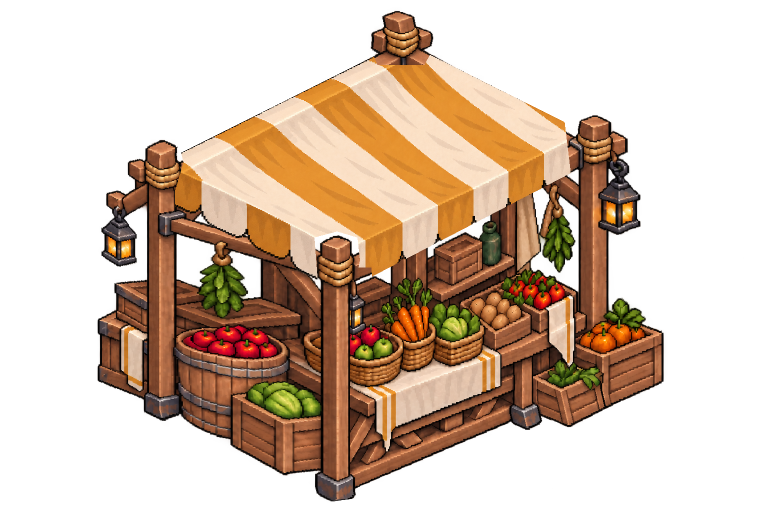
#> input picture art/world/village_decor_v6/market_stall_frame_tile_aligned.png, 1536 x 1024 px (shown at 1/2 size)
$ python '픽셀_정리.py'
#> lines starting #> are read from the running program, lines starting #| are printed output that depends on the picture; after the words box and inside, x2 and y2 are one past the last pixel; in counts of white or black regions, pixels touching at a corner belong together
from pathlib import Path
from PIL import Image, ImageDraw
import hashlib, json, colorsys
ROOT = Path(__file__).resolve().parents[3]
SPECS = [
    ("market_stall", "art/world/village_decor_v6/market_stall_frame_tile_aligned.png", 144, (695,828.5), [(670,992),(320,824),(720,665),(1070,833)], ["res://art/world/village_decor_v6/market_stall_quarter_turn.png"]),
    ("herb_stall", "art/world/plaza_props_v1/herb_stall_tile_aligned_v4.png", 144, (755,938), [(679,1107),(355,949),(831,769),(1155,927)], ["res://art/world/plaza_props_v1/herb_stall_roof_diamond_v6.png"]),
    ("supply_cart", "art/world/plaza_props_v1/supply_cart_tile_aligned_v2.png", 96, (875,580), [(770,780),(480,630),(980,380),(1270,530)], ["res://art/world/plaza_props_v1/supply_cart_tile_aligned_v3.png"]),
    ("moss_cottage_front", "art/world/village_houses_v2/moss_cottage.png", 288, (770,740), [(770,998),(254,740),(770,482),(1286,740)], ["res://art/world/village_houses_v2/moss_cottage_180.png"]),
    ("ochre_townhouse_front", "art/world/village_houses_v2/ochre_townhouse.png", 288, (770,740), [(770,998),(254,740),(770,482),(1286,740)], []),
    ("ochre_townhouse_rear", "art/world/village_houses_v2/ochre_townhouse_rear.png", 288, (765,728), [(790,1010),(225,728),(740,446),(1305,728)], ["res://art/world/village_houses_v2/ochre_townhouse_rear_aligned.png"]),
]

RECOVERED = "docs/그림_작업/받은그림/마을_원본_복구/"
# 그림 지면/기둥의 바닥을 실제 복구본에서 대조했다. 건물 앞 포장 일부는 보행 가능하다.
RESTORED_SPECS = [
    ("blacksmith", "blacksmith_iso", 224, [(760,985),(75,728),(760,455),(1460,728)], "blacksmith_v2/blacksmith_iso.png", .82, 1.0),
    ("tool_shop", "tool_shop", 272, [(850,965),(245,765),(740,495),(1360,765)], "tool_shop_v1/tool_shop.png", .88, 1.0),
    ("red_house_front", "red_house", 288, [(995,970),(240,730),(710,445),(1410,715)], "houses_v1/red_house.png", .97, 1.0),
    ("red_house_turned", "red_house_quarter_turn", 288, [(925,980),(115,545),(745,280),(1460,735)], "houses_v1/red_house_quarter_turn.png", .97, 1.0),
    ("bakery", "bakery", 232, [(780,965),(240,715),(785,445),(1300,715)], "village_buildings_v1/bakery.png", .88, 1.0),
    ("granary", "granary", 264, [(670,955),(235,750),(875,440),(1340,745)], "village_buildings_v1/granary.png", .97, 1.0),
    ("stable", "stable", 256, [(850,955),(230,625),(775,370),(1350,755)], "village_buildings_v1/stable.png", .88, 1.0),
    ("moss_cottage_rear", "moss_cottage_rear", 288, [(765,980),(250,690),(765,420),(1280,690)], "village_houses_v2/moss_cottage_rear.png", .97, 1.0),
    ("bakery_stall_front", "bakery_front", 144, [(865,1005),(270,730),(870,435),(1350,770)], "market_stalls_v3/bakery_front.png", .97, 1.0),
    ("bakery_stall_rear", "bakery_rear", 144, [(600,950),(315,720),(885,430),(1260,705)], "market_stalls_v3/bakery_rear.png", .97, 1.0),
    ("cloth_stall_front", "cloth_front", 144, [(840,980),(265,710),(860,425),(1290,735)], "market_stalls_v3/cloth_front.png", .97, 1.0),
    ("cloth_stall_rear", "cloth_rear", 144, [(865,960),(335,670),(825,430),(1330,710)], "market_stalls_v3/cloth_rear.png", .97, 1.0),
    ("fish_stall_front", "fish_front", 144, [(885,960),(265,690),(860,420),(1305,700)], "market_stalls_v3/fish_front.png", .97, 1.0),
    ("fish_stall_rear", "fish_rear", 144, [(775,985),(340,720),(890,450),(1280,725)], "market_stalls_v3/fish_rear.png", .97, 1.0),
    ("plaza_crates", "plaza_crates", 64, [(850,940),(270,730),(845,450),(1290,715)], "plaza_props_v1/plaza_crates.png", .97, 1.0),
    ("oak_bench", "oak_bench", 64, [(500,965),(315,900),(1120,500),(1310,610)], "village_gathering_v1/oak_bench.png", .97, 1.0),
    ("street_lantern", "street_lantern", 32, [(850,847),(755,805),(850,755),(945,805)], "village_gathering_v1/street_lantern.png", .97, .55),
    ("noticeboard", "village_noticeboard", 64, [(1085,975),(490,800),(525,730),(1120,905)], "village_gathering_v1/village_noticeboard.png", .97, 1.0),
    ("road_sign", "road_sign", 32, [(540,1250),(425,1205),(550,1145),(640,1205)], "route_props_v1/road_sign.png", .97, .40),
    ("wood_fence", "wood_fence", 64, [(385,915),(305,875),(1125,510),(1225,545)], "route_props_v1/wood_fence.png", .97, 1.0),
    ("village_flower_bush", "flower_bush", 40, [(880,790),(420,625),(880,440),(1340,625)], "route_props_v1/flower_bush.png", .97, 1.0),
]
EXTRA_SETTINGS={}
for asset_id, filename, span, footprint, legacy, inset, display_scale in RESTORED_SPECS:
    anchor=tuple(sum(p[i] for p in footprint)/4 for i in range(2))
    SPECS.append((asset_id,RECOVERED+filename+".png",span,anchor,footprint,["res://art/world/"+legacy]))
    EXTRA_SETTINGS[asset_id]={"collision_inset":inset,"display_scale":display_scale}

def sha(p): return hashlib.sha256(p.read_bytes()).hexdigest()
assets = []
for id,source,span,anchor,footprint,aliases in SPECS:
    path = ROOT / source
    raw = Image.open(path).convert("RGBA")
#> raw is the input picture: PIL image 1536x1024 RGBA; mean R, G, B, A 86.2, 59.4, 38.4, 110.9
    alpha = raw.getchannel("A").point(lambda v: 255 if v >= 220 else 0)
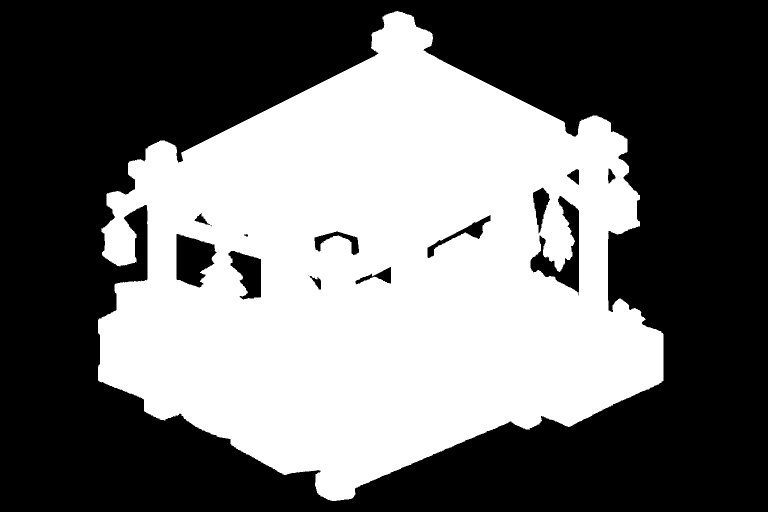
#> alpha: PIL image 1536x1024 L (shown at 1/2 size); 43.5% white; 1 white region, box (x1, y1, x2, y2) and area: (196, 22, 1327, 1002) 684822
    box = alpha.getbbox()
#> box = (196, 22, 1327, 1002)
    raw.putalpha(alpha)
    image = raw.crop(box)
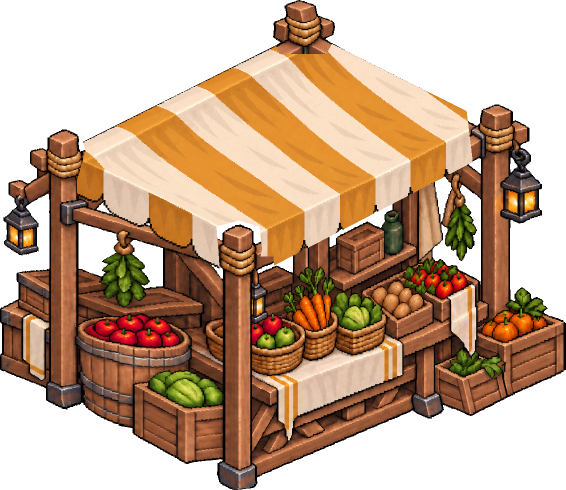
#> image: PIL image 1131x980 RGBA (shown at 1/2 size); mean R, G, B, A 117.3, 81.2, 52.7, 157.6; transparent parts drawn white
    ratio = span / (max(p[0] for p in footprint) - min(p[0] for p in footprint))
    size = (round(image.width * ratio), round(image.height * ratio))
#> size = (217, 188)
    image = image.resize(size, Image.Resampling.NEAREST)
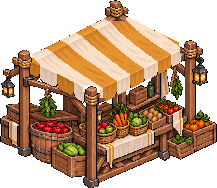
#> image: PIL image 217x188 RGBA; mean R, G, B, A 116.9, 80.9, 52.4, 157.4; transparent parts drawn white
    mask = image.getchannel("A")
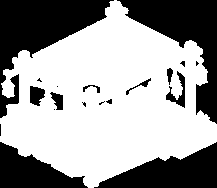
#> mask: PIL image 217x188 L; 61.7% white; 19 black regions (8 under 20 px), largest, box (x1, y1, x2, y2) and area: (0, 0, 114, 118) 5032, (117, 0, 217, 124) 4421, (94, 142, 217, 188) 3075
    rgb = image.convert("RGB").quantize(colors=80, method=Image.Quantize.MEDIANCUT, dither=Image.Dither.NONE).convert("RGB")
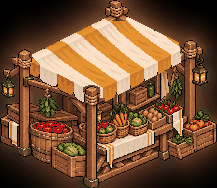
#> rgb: PIL image 217x188 RGB; mean R, G, B 117.1, 80.4, 52.3
    image = rgb.convert("RGBA"); image.putalpha(mask)
#> after `image.putalpha(mask)`:
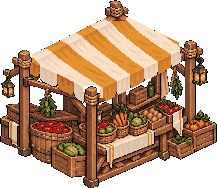
#> image: PIL image 217x188 RGBA; mean R, G, B, A 117.1, 80.4, 52.3, 157.4; transparent parts drawn white
    image.paste((0,0,0,0),(0,0,image.width,image.height),mask.point(lambda v:255-v))
    canvas = Image.new("RGBA", (((size[0]+15)//8)*8, ((size[1]+15)//8)*8))
#> canvas: PIL image 232x200 RGBA; every value is 0
    canvas.paste(image,(4,4))
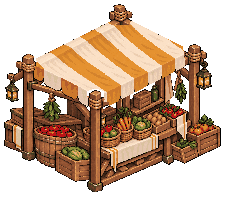
#> canvas: PIL image 232x200 RGBA; mean R, G, B, A 87.1, 61, 40, 138.4; transparent parts drawn white
    target = ROOT / "art/received/village" / (id+".png")
    target.parent.mkdir(parents=True,exist_ok=True); canvas.save(target)
    # Exact X/Y factors introduced by integer rounding are recorded, never stretched in the renderer.
    rx,ry = size[0]/(box[2]-box[0]),size[1]/(box[3]-box[1])
#> rx = 0.192; ry = 0.192
    def point(p): return [round((p[0]-box[0])*rx+4,4),round((p[1]-box[1])*ry+4,4)]
    assets.append({**EXTRA_SETTINGS.get(id,{}),"id":id,"path":"res://"+target.relative_to(ROOT).as_posix(),"source":source,"aliases":["res://"+source,*aliases],"anchor":point(anchor),"footprint":[point(p) for p in footprint],"source_sha256":sha(path),"sha256":sha(target),"size":list(canvas.size),"colors":sum(1 for count,color in image.getcolors(image.width*image.height) if color[3] == 255),"alpha_threshold":220})
#> (the run stopped early here; a loop or call above may not have finished)
